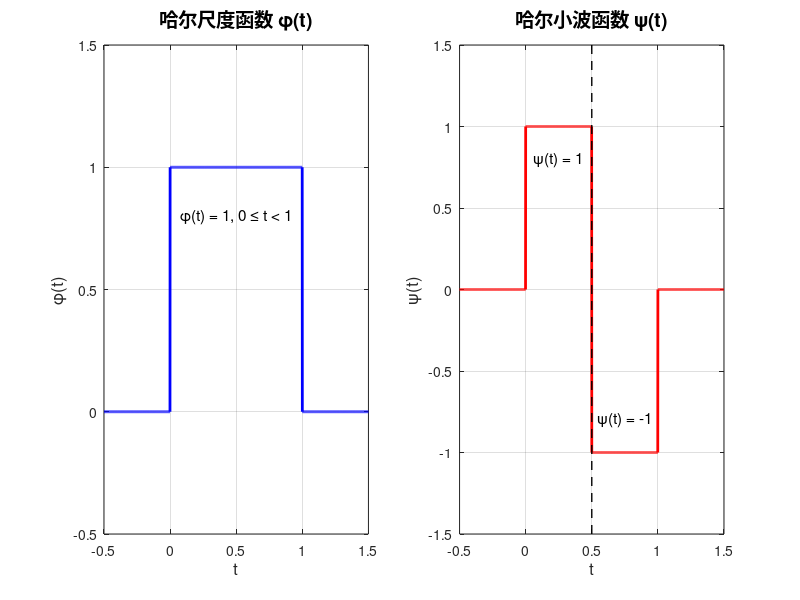

The MATLAB script that drew this image: (Note: this script raises an error after producing the figure.)
%% 哈尔小波（Haar Wavelet）分解与重构仿真
% 详细演示尺度函数 φ 和小波函数 ψ 的作用
% 
% 尺度函数 φ: 用于捕捉信号的低频部分（近似信息/平均值）
% 小波函数 ψ: 用于捕捉信号的高频部分（细节信息/差异）

clear all;
close all;
clc;

fprintf('========== 哈尔小波（Haar Wavelet）分解与重构仿真 ==========\n\n');

%% ==================== 第一部分：定义哈尔尺度函数和小波函数 ====================
fprintf('第一部分：定义哈尔尺度函数 φ 和小波函数 ψ\n');

% 哈尔尺度函数 φ(t)
% φ(t) = 1, 0 ≤ t < 1
%      = 0, otherwise
phi_haar = @(t) (t >= 0 & t < 1) * 1;

% 哈尔小波函数 ψ(t)
% ψ(t) = 1,  0 ≤ t < 0.5
%      = -1, 0.5 ≤ t < 1
%      = 0,  otherwise
psi_haar = @(t) (t >= 0 & t < 0.5) * 1 + (t >= 0.5 & t < 1) * (-1);

% 可视化尺度函数和小波函数
figure('Position', [100, 100, 1200, 600], 'Name', '哈尔尺度函数和小波函数');

% 子图1：尺度函数 φ(t)
subplot(1, 2, 1);
t_phi = -0.5:0.001:1.5;
y_phi = arrayfun(phi_haar, t_phi);
plot(t_phi, y_phi, 'b-', 'LineWidth', 2);
xlabel('t', 'FontSize', 12);
ylabel('φ(t)', 'FontSize', 12);
title('哈尔尺度函数 φ(t)', 'FontSize', 14, 'FontWeight', 'bold');
grid on;
xlim([-0.5, 1.5]);
ylim([-0.5, 1.5]);
text(0.5, 0.8, 'φ(t) = 1, 0 ≤ t < 1', 'FontSize', 11, 'HorizontalAlignment', 'center');

% 子图2：小波函数 ψ(t)
subplot(1, 2, 2);
t_psi = -0.5:0.001:1.5;
y_psi = arrayfun(psi_haar, t_psi);
plot(t_psi, y_psi, 'r-', 'LineWidth', 2);
xlabel('t', 'FontSize', 12);
ylabel('ψ(t)', 'FontSize', 12);
title('哈尔小波函数 ψ(t)', 'FontSize', 14, 'FontWeight', 'bold');
grid on;
xlim([-0.5, 1.5]);
ylim([-1.5, 1.5]);
hold on;
plot([0.5, 0.5], [-1.5, 1.5], 'k--', 'LineWidth', 1);
text(0.25, 0.8, 'ψ(t) = 1', 'FontSize', 11, 'HorizontalAlignment', 'center');
text(0.75, -0.8, 'ψ(t) = -1', 'FontSize', 11, 'HorizontalAlignment', 'center');
hold off;

sgtitle('哈尔小波基础函数', 'FontSize', 16, 'FontWeight', 'bold');

fprintf('  ✓ 尺度函数 φ(t): 在 [0, 1) 上为 1，其他地方为 0\n');
fprintf('  ✓ 小波函数 ψ(t): 在 [0, 0.5) 上为 1，在 [0.5, 1) 上为 -1\n\n');

%% ==================== 第二部分：生成OFDM测试信号 ====================
fprintf('第二部分：生成OFDM测试信号\n');

% OFDM信号参数
N_subcarriers = 64;        % 子载波数量
N_cp = 16;                 % 循环前缀长度
M = 4;                     % QPSK调制
num_symbols = 4;           % OFDM符号数量（用于演示）
fs = 1e6;                  % 采样频率 1MHz

% 生成OFDM信号
% 1. 生成随机数据并进行QPSK调制
data = randi([0 M-1], N_subcarriers, num_symbols);
modulated_data = qammod(data, M, 'gray');

% 2. IFFT变换（将频域信号转换为时域）
ofdm_symbols = ifft(modulated_data, N_subcarriers);

% 3. 添加循环前缀
ofdm_symbols_cp = [ofdm_symbols(end-N_cp+1:end, :); ofdm_symbols];

% 4. 串行化，生成完整的OFDM信号
ofdm_signal = reshape(ofdm_symbols_cp, [], 1);

% 5. 归一化信号幅度（便于可视化）
ofdm_signal = ofdm_signal / max(abs(ofdm_signal)) * 2;

% 6. 创建时间轴
N_signal = length(ofdm_signal);
t_signal = (0:N_signal-1) / fs;  % 时间轴（秒）

% 使用OFDM信号作为测试信号
f_signal_normalized = real(ofdm_signal);  % 使用实部（OFDM信号通常是复数）

fprintf('  OFDM参数:\n');
fprintf('    子载波数量: %d\n', N_subcarriers);
fprintf('    循环前缀长度: %d\n', N_cp);
fprintf('    调制方式: QPSK\n');
fprintf('    OFDM符号数: %d\n', num_symbols);
fprintf('  信号长度: %d 个采样点\n', N_signal);
fprintf('  信号时长: %.4f 秒\n', max(t_signal));
fprintf('  信号范围: [%.2f, %.2f]\n', min(f_signal_normalized), max(f_signal_normalized));
fprintf('  信号特点: OFDM多载波信号，包含多个子载波频率成分\n\n');

%% ==================== 第三部分：哈尔小波分解 ====================
fprintf('第三部分：哈尔小波分解\n');
fprintf('  使用MATLAB内置的Haar小波进行分解\n\n');

% 使用MATLAB的Haar小波进行分解
wavelet_name = 'haar';
decomposition_level = 3;  % 分解3层

% 执行小波分解
[c, l] = wavedec(f_signal_normalized, decomposition_level, wavelet_name);

% 提取近似系数和细节系数
approximation = appcoef(c, l, wavelet_name);  % 近似系数（尺度函数系数）
details = cell(decomposition_level, 1);
for i = 1:decomposition_level
    details{i} = detcoef(c, l, i);  % 细节系数（小波函数系数）
end

fprintf('  分解层数: %d\n', decomposition_level);
fprintf('  原始信号长度: %d 个采样点\n', N_signal);
fprintf('  近似系数长度: %d (尺度函数 φ 的系数)\n', length(approximation));
for i = 1:decomposition_level
    fprintf('  第%d层细节系数长度: %d (小波函数 ψ 的系数)\n', i, length(details{i}));
end
fprintf('\n');

%% ==================== 系数单位和长度说明 ====================
fprintf('========== 系数单位和长度说明 ==========\n');
fprintf('\n1. 系数的单位：\n');
fprintf('   • 近似系数 c_{j,k} 的单位：与原始信号 f(t) 的单位相同\n');
fprintf('     对于OFDM信号，单位是：幅度（无量纲，或V/归一化单位）\n');
fprintf('   • 细节系数 d_{j,k} 的单位：与原始信号 f(t) 的单位相同\n');
fprintf('     对于OFDM信号，单位是：幅度（无量纲，或V/归一化单位）\n');
fprintf('   • 原因：系数是通过内积计算得到的\n');
fprintf('     c_{j,k} = <f(t), φ_{j,k}(t)> = ∫ f(t) · φ_{j,k}(t) dt\n');
fprintf('     d_{j,k} = <f(t), ψ_{j,k}(t)> = ∫ f(t) · ψ_{j,k}(t) dt\n');
fprintf('     由于 φ 和 ψ 是无量纲的，所以系数与 f(t) 的单位相同\n\n');

fprintf('2. 为什么长度不一样？\n');
fprintf('   原因：小波分解过程中的降采样（Downsampling）\n\n');
fprintf('   分解过程：\n');
fprintf('   第1层分解：\n');
fprintf('     • 原始信号（长度 N = %d）\n', N_signal);
fprintf('     ↓ [低通滤波 + 降采样（÷2）]\n');
fprintf('     • 第1层近似（长度 N/2 = %d）\n', floor(N_signal/2));
fprintf('     • 第1层细节（长度 N/2 = %d）\n', floor(N_signal/2));
fprintf('   \n');
fprintf('   第2层分解（对第1层近似继续分解）：\n');
fprintf('     • 第1层近似（长度 N/2 = %d）\n', floor(N_signal/2));
fprintf('     ↓ [低通滤波 + 降采样（÷2）]\n');
fprintf('     • 第2层近似（长度 N/4 = %d）\n', floor(N_signal/4));
fprintf('     • 第2层细节（长度 N/4 = %d）\n', floor(N_signal/4));
fprintf('   \n');
fprintf('   第3层分解（对第2层近似继续分解）：\n');
fprintf('     • 第2层近似（长度 N/4 = %d）\n', floor(N_signal/4));
fprintf('     ↓ [低通滤波 + 降采样（÷2）]\n');
fprintf('     • 第3层近似（长度 N/8 = %d）≈ 近似系数长度 %d\n', floor(N_signal/8), length(approximation));
fprintf('     • 第3层细节（长度 N/8 = %d）≈ 第3层细节系数长度 %d\n', floor(N_signal/8), length(details{3}));
fprintf('   \n');
fprintf('   长度关系（二进制规律）：\n');
fprintf('     • 原始信号：N = %d\n', N_signal);
fprintf('     • 第1层细节 D1：N/2 = %d\n', length(details{1}));
fprintf('     • 第2层细节 D2：N/4 = %d\n', length(details{2}));
fprintf('     • 第3层细节 D3：N/8 = %d\n', length(details{3}));
fprintf('     • 近似系数 A3：N/8 = %d\n', length(approximation));
fprintf('   \n');
fprintf('   验证：D1 + D2 + D3 + A3 = %d + %d + %d + %d = %d ≈ N = %d ✓\n', ...
    length(details{1}), length(details{2}), length(details{3}), length(approximation), ...
    length(details{1}) + length(details{2}) + length(details{3}) + length(approximation), N_signal);
fprintf('   \n');
fprintf('   为什么需要降采样？\n');
fprintf('     • 每层分解后，频率范围减半（奈奎斯特定理）\n');
fprintf('     • 降采样可以去除冗余信息，保持信息量不变\n');
fprintf('     • 降采样后，采样率减半，需要的采样点数也减半\n');
fprintf('     • 这是多分辨率分析（MRA）的核心特性\n\n');
fprintf('   时间覆盖范围：\n');
signal_duration = max(t_signal);  % 计算信号时长
fprintf('     • 重要：所有系数都覆盖完整的时间范围（0 到 %.4f 秒）\n', signal_duration);
fprintf('     • 长度不同是因为采样密度不同（采样率不同）\n');
fprintf('     • D1：最高采样率，时间分辨率最高\n');
fprintf('     • A3：最低采样率，时间分辨率最低\n\n');
fprintf('==========================================\n\n');

%% ==================== 详细解释：分解过程 ====================
fprintf('========== 详细解释：分解过程（用具体例子）==========\n');
fprintf('\n假设原始信号有 8 个采样点：[x1, x2, x3, x4, x5, x6, x7, x8]\n\n');

fprintf('【第1层分解】\n');
fprintf('输入：原始信号，8个点\n');
fprintf('操作：\n');
fprintf('  1. 低通滤波：提取低频成分（平滑/平均）\n');
fprintf('  2. 高通滤波：提取高频成分（差异/变化）\n');
fprintf('  3. 降采样：每2个点保留1个点（采样点数÷2）\n');
fprintf('输出：\n');
fprintf('  • 近似A1：4个点 [a1, a2, a3, a4]  ← 低频，平滑后的信号\n');
fprintf('  • 细节D1：4个点 [d1, d2, d3, d4]  ← 高频，变化的信息\n');
fprintf('说明：A1和D1各4个点，加起来还是8个点（信息量守恒）\n\n');

fprintf('【第2层分解】\n');
fprintf('输入：第1层的近似A1（4个点）[a1, a2, a3, a4]\n');
fprintf('注意：只对近似继续分解，细节D1不再分解！\n');
fprintf('操作：\n');
fprintf('  1. 对A1进行低通滤波：提取更低频成分\n');
fprintf('  2. 对A1进行高通滤波：提取中频成分\n');
fprintf('  3. 降采样：每2个点保留1个点（采样点数÷2）\n');
fprintf('输出：\n');
fprintf('  • 近似A2：2个点 [a1, a2]  ← 更低频，更平滑\n');
fprintf('  • 细节D2：2个点 [d1, d2]  ← 中频，中等变化\n');
fprintf('说明：A2和D2各2个点，加起来是4个点（等于A1的长度）\n\n');

fprintf('【第3层分解】\n');
fprintf('输入：第2层的近似A2（2个点）[a1, a2]\n');
fprintf('操作：\n');
fprintf('  1. 对A2进行低通滤波：提取最低频成分\n');
fprintf('  2. 对A2进行高通滤波：提取低频变化\n');
fprintf('  3. 降采样：每2个点保留1个点（采样点数÷2）\n');
fprintf('输出：\n');
fprintf('  • 近似A3：1个点 [a1]  ← 最低频，整体平均值\n');
fprintf('  • 细节D3：1个点 [d1]  ← 低频变化\n');
fprintf('说明：A3和D3各1个点，加起来是2个点（等于A2的长度）\n\n');

fprintf('【最终结果】\n');
fprintf('原始信号（8点）被分解为：\n');
fprintf('  • D1（4点）：最高频细节\n');
fprintf('  • D2（2点）：中频细节\n');
fprintf('  • D3（1点）：低频细节\n');
fprintf('  • A3（1点）：最低频近似（整体平均值）\n');
fprintf('总计：4 + 2 + 1 + 1 = 8点 ✓（信息量守恒）\n\n');

fprintf('【关键理解】\n');
fprintf('1. 为什么长度减半？\n');
fprintf('   → 因为降采样：每2个点只保留1个点\n');
fprintf('   → 频率范围减半，需要的采样点数也减半\n\n');
fprintf('2. 为什么只对近似继续分解？\n');
fprintf('   → 近似包含低频信息，可以进一步分解\n');
fprintf('   → 细节包含高频信息，已经是最细的细节了\n\n');
fprintf('3. 为什么信息量守恒？\n');
fprintf('   → 每层分解：输入点数 = 近似点数 + 细节点数\n');
fprintf('   → 所以：D1 + D2 + D3 + A3 = 原始信号长度\n\n');
fprintf('4. 时间覆盖范围？\n');
fprintf('   → 所有系数都覆盖完整时间范围\n');
fprintf('   → 长度不同 = 采样密度不同（时间分辨率不同）\n');
fprintf('   → D1：最密集，时间分辨率最高\n');
fprintf('   → A3：最稀疏，时间分辨率最低\n\n');
fprintf('==========================================\n\n');

%% ==================== 可视化：系数长度差异说明 ====================
figure('Position', [100, 100, 1400, 700], 'Name', '系数长度差异说明');

% 子图1：长度对比条形图
subplot(2, 2, 1);
lengths = [N_signal, length(details{1}), length(details{2}), length(details{3}), length(approximation)];
names = {'原始信号', 'D1', 'D2', 'D3', 'A3'};
bar(lengths, 'FaceColor', [0.3 0.6 0.9]);
set(gca, 'XTickLabel', names);
ylabel('长度（采样点数）', 'FontSize', 11);
title('各层系数长度对比', 'FontSize', 12, 'FontWeight', 'bold');
grid on;
% 添加数值标签
for i = 1:length(lengths)
    text(i, lengths(i), sprintf('%d', lengths(i)), ...
        'HorizontalAlignment', 'center', 'VerticalAlignment', 'bottom', 'FontSize', 10);
end

% 子图2：长度关系（对数刻度）
subplot(2, 2, 2);
semilogy([1, 2, 3, 4, 5], lengths, 'o-', 'LineWidth', 2, 'MarkerSize', 10, 'MarkerFaceColor', 'r');
set(gca, 'XTick', 1:5);
set(gca, 'XTickLabel', names);
ylabel('长度（对数刻度）', 'FontSize', 11);
title('长度关系：每层减半（二进制）', 'FontSize', 12, 'FontWeight', 'bold');
grid on;

% 子图3：降采样过程示意图
subplot(2, 2, 3);
axis off;
text_str = {
    '降采样过程示意图：';
    '';
    sprintf('原始信号: %d 点', N_signal);
    '    ↓ [低通滤波 + 降采样 ÷2]';
    sprintf('第1层: 近似 %d 点 + 细节 %d 点', floor(N_signal/2), floor(N_signal/2));
    '    ↓ [对近似继续分解，降采样 ÷2]';
    sprintf('第2层: 近似 %d 点 + 细节 %d 点', floor(N_signal/4), floor(N_signal/4));
    '    ↓ [对近似继续分解，降采样 ÷2]';
    sprintf('第3层: 近似 %d 点 + 细节 %d 点', length(approximation), length(details{3}));
    '';
    '关键点：';
    '  • 每层分解后，采样点数减半';
    '  • 频率范围也减半（奈奎斯特定理）';
    '  • 但时间覆盖范围不变';
    '  • 总信息量守恒：N = D1 + D2 + D3 + A3';
};
text(0.1, 0.5, text_str, 'FontSize', 11, 'VerticalAlignment', 'middle', ...
    'FontName', 'FixedWidth');

% 子图4：时间覆盖范围说明
subplot(2, 2, 4);
axis off;
text_str2 = {
    '时间覆盖范围说明：';
    '';
    '所有系数都覆盖完整时间范围：';
    sprintf('  0 到 %.4f 秒（%.2f ms）', signal_duration, signal_duration*1000);
    '';
    '采样密度对比：';
    sprintf('  • D1: %d 点 / %.4f秒 = %.1f 点/秒', ...
        length(details{1}), signal_duration, length(details{1})/signal_duration);
    sprintf('  • D2: %d 点 / %.4f秒 = %.1f 点/秒', ...
        length(details{2}), signal_duration, length(details{2})/signal_duration);
    sprintf('  • D3: %d 点 / %.4f秒 = %.1f 点/秒', ...
        length(details{3}), signal_duration, length(details{3})/signal_duration);
    sprintf('  • A3: %d 点 / %.4f秒 = %.1f 点/秒', ...
        length(approximation), signal_duration, length(approximation)/signal_duration);
    '';
    '结论：';
    '  • 长度不同 = 采样密度不同';
    '  • 时间范围相同 = 都覆盖完整信号';
    '  • D1时间分辨率最高，A3时间分辨率最低';
};
text(0.1, 0.5, text_str2, 'FontSize', 10, 'VerticalAlignment', 'middle', ...
    'FontName', 'FixedWidth');

sgtitle('系数长度差异原因：降采样（Downsampling）', 'FontSize', 14, 'FontWeight', 'bold');

%% ==================== 第四部分：可视化分解结果 ====================
fprintf('第四部分：可视化分解结果\n\n');

figure('Position', [150, 150, 1400, 1000], 'Name', '哈尔小波分解结果');

% 计算各层的时间轴（映射到原始信号的时间范围）
signal_duration = max(t_signal);
t_approx = linspace(0, signal_duration, length(approximation));
t_details = cell(decomposition_level, 1);
for i = 1:decomposition_level
    t_details{i} = linspace(0, signal_duration, length(details{i}));
end

% 子图1：原始信号
subplot(decomposition_level + 2, 1, 1);
plot(t_signal * 1000, f_signal_normalized, 'b-', 'LineWidth', 2);  % 转换为毫秒显示
xlabel('时间 (ms)', 'FontSize', 11);
ylabel('幅度', 'FontSize', 11);
title('原始OFDM信号 f(t)', 'FontSize', 12, 'FontWeight', 'bold');
grid on;
xlim([0, signal_duration * 1000]);
set(gca, 'XTickLabel', []);

% 子图2：近似系数（尺度函数 φ 的系数）
subplot(decomposition_level + 2, 1, 2);
stem(t_approx * 1000, approximation, 'r-', 'LineWidth', 1.5, 'MarkerSize', 8);
xlabel('时间 (ms)', 'FontSize', 11);
ylabel('近似系数 c_{j,k}', 'FontSize', 11);
title(sprintf('近似系数（尺度函数 φ 的系数）- 长度=%d', length(approximation)), ...
    'FontSize', 12, 'FontWeight', 'bold');
grid on;
xlim([0, signal_duration * 1000]);
set(gca, 'XTickLabel', []);
text(signal_duration * 500, max(approximation)*0.8, '这些系数表示OFDM信号在不同尺度下的平均值（平滑趋势）', ...
    'FontSize', 10, 'HorizontalAlignment', 'center', 'BackgroundColor', 'yellow');

% 子图3-5：各层细节系数（小波函数 ψ 的系数）
colors = {'g', 'm', 'c'};
for i = 1:decomposition_level
    subplot(decomposition_level + 2, 1, i + 2);
    stem(t_details{i} * 1000, details{i}, 'Color', colors{i}, 'LineWidth', 1.5, 'MarkerSize', 6);
    xlabel('时间 (ms)', 'FontSize', 11);
    ylabel(sprintf('细节系数 d_{%d,k}', i), 'FontSize', 11);
    title(sprintf('第%d层细节系数（小波函数 ψ 的系数）- 长度=%d', i, length(details{i})), ...
        'FontSize', 12, 'FontWeight', 'bold');
    grid on;
    xlim([0, signal_duration * 1000]);
    if i < decomposition_level
        set(gca, 'XTickLabel', []);
    end
    text(signal_duration * 500, max(abs(details{i}))*0.7, '这些系数表示OFDM信号在该尺度下的差异（变化细节）', ...
        'FontSize', 10, 'HorizontalAlignment', 'center', 'BackgroundColor', 'yellow');
end

sgtitle('哈尔小波分解：尺度函数 φ 与小波函数 ψ 的作用', 'FontSize', 16, 'FontWeight', 'bold');

%% ==================== 第五部分：内积计算演示 ====================
fprintf('第五部分：内积计算演示\n');
fprintf('  演示如何通过内积计算尺度系数和小波系数\n\n');

% 选择信号的一个区间进行演示（选择信号的前一部分，归一化到[0, 1)区间）
% 选择一个OFDM符号的长度作为演示区间
demo_length = N_subcarriers + N_cp;  % 一个OFDM符号的长度
if demo_length > length(f_signal_normalized)
    demo_length = floor(length(f_signal_normalized) / 2);
end
t_demo_original = t_signal(1:demo_length);
f_demo_original = f_signal_normalized(1:demo_length);

% 归一化到[0, 1)区间用于演示
t_demo_normalized = (t_demo_original - t_demo_original(1)) / (t_demo_original(end) - t_demo_original(1));
t_demo = 0:0.001:0.999;
f_demo = interp1(t_demo_normalized, f_demo_original, t_demo, 'linear', 'extrap');

% 计算与尺度函数 φ_0 的内积（整个区间的平均值）
c_00 = trapz(t_demo, f_demo .* arrayfun(phi_haar, t_demo));
fprintf('  尺度系数 c_{0,0} = <f, φ_0> = %.4f\n', c_00);
fprintf('    物理意义：OFDM信号在该区间上的平均值（平滑趋势）\n');

% 计算与小波函数 ψ_0 的内积（前后半段的差异）
d_00 = trapz(t_demo, f_demo .* arrayfun(psi_haar, t_demo));
fprintf('  小波系数 d_{0,0} = <f, ψ_0> = %.4f\n', d_00);
fprintf('    物理意义：OFDM信号前半段平均值 - 后半段平均值（变化细节）\n\n');

% 可视化内积计算过程
figure('Position', [200, 200, 1400, 800], 'Name', '内积计算演示');

% 子图1：信号和尺度函数
subplot(2, 2, 1);
plot(t_demo, f_demo, 'b-', 'LineWidth', 2, 'DisplayName', 'f(t)');
hold on;
plot(t_demo, arrayfun(phi_haar, t_demo), 'r-', 'LineWidth', 2, 'DisplayName', 'φ_0(t)');
fill([t_demo, fliplr(t_demo)], [f_demo .* arrayfun(phi_haar, t_demo), zeros(size(t_demo))], ...
    'g', 'FaceAlpha', 0.3, 'DisplayName', 'f(t)·φ_0(t)');
xlabel('t', 'FontSize', 11);
ylabel('幅度', 'FontSize', 11);
title(sprintf('内积计算：c_{0,0} = <f, φ_0> = %.4f', c_00), 'FontSize', 12, 'FontWeight', 'bold');
legend('Location', 'best');
grid on;
hold off;

% 子图2：信号和小波函数
subplot(2, 2, 2);
plot(t_demo, f_demo, 'b-', 'LineWidth', 2, 'DisplayName', 'f(t)');
hold on;
plot(t_demo, arrayfun(psi_haar, t_demo), 'r-', 'LineWidth', 2, 'DisplayName', 'ψ_0(t)');
fill([t_demo, fliplr(t_demo)], [f_demo .* arrayfun(psi_haar, t_demo), zeros(size(t_demo))], ...
    'g', 'FaceAlpha', 0.3, 'DisplayName', 'f(t)·ψ_0(t)');
plot([0.5, 0.5], [-1, 4], 'k--', 'LineWidth', 1);
xlabel('t', 'FontSize', 11);
ylabel('幅度', 'FontSize', 11);
title(sprintf('内积计算：d_{0,0} = <f, ψ_0> = %.4f', d_00), 'FontSize', 12, 'FontWeight', 'bold');
legend('Location', 'best');
grid on;
hold off;

% 子图3：尺度函数的作用（求平均）
subplot(2, 2, 3);
f_mean = mean(f_demo) * ones(size(t_demo));
plot(t_demo, f_demo, 'b-', 'LineWidth', 1.5, 'DisplayName', '原始信号');
hold on;
plot(t_demo, f_mean, 'r--', 'LineWidth', 2, 'DisplayName', sprintf('平均值 = %.4f', mean(f_demo)));
xlabel('t', 'FontSize', 11);
ylabel('幅度', 'FontSize', 11);
title('尺度函数 φ 的作用：求平均值（近似）', 'FontSize', 12, 'FontWeight', 'bold');
legend('Location', 'best');
grid on;
hold off;

% 子图4：小波函数的作用（求差异）
subplot(2, 2, 4);
f_first_half = f_demo(1:500);
f_second_half = f_demo(500:end);
mean_first = mean(f_first_half);
mean_second = mean(f_second_half);
plot(t_demo(1:500), f_first_half, 'b-', 'LineWidth', 1.5, 'DisplayName', '前半段');
hold on;
plot(t_demo(500:end), f_second_half, 'g-', 'LineWidth', 1.5, 'DisplayName', '后半段');
plot([0, 0.5], [mean_first, mean_first], 'r--', 'LineWidth', 2, 'DisplayName', sprintf('前半段平均 = %.4f', mean_first));
plot([0.5, 1], [mean_second, mean_second], 'm--', 'LineWidth', 2, 'DisplayName', sprintf('后半段平均 = %.4f', mean_second));
plot([0.5, 0.5], [-1, 4], 'k--', 'LineWidth', 1);
xlabel('t', 'FontSize', 11);
ylabel('幅度', 'FontSize', 11);
title(sprintf('小波函数 ψ 的作用：求差异 = %.4f - %.4f = %.4f', ...
    mean_first, mean_second, mean_first - mean_second), 'FontSize', 12, 'FontWeight', 'bold');
legend('Location', 'best');
grid on;
hold off;

sgtitle('内积计算演示：OFDM信号的尺度函数 φ 与小波函数 ψ 的作用', 'FontSize', 16, 'FontWeight', 'bold');

%% ==================== 第六部分：信号重构 ====================
fprintf('第六部分：信号重构\n');
fprintf('  使用近似系数和细节系数重构原始信号\n\n');

% 使用所有系数重构
reconstructed_full = waverec(c, l, wavelet_name);

% 只使用近似系数重构（去除所有细节）
c_approx_only = c;
% 将细节系数置零
approx_length = length(approximation);
c_approx_only(approx_length+1:end) = 0;
reconstructed_approx_only = waverec(c_approx_only, l, wavelet_name);

% 计算重构误差
reconstruction_error = f_signal_normalized(1:length(reconstructed_full)) - reconstructed_full;

fprintf('  完整重构误差（最大）: %.6f\n', max(abs(reconstruction_error)));
fprintf('  完整重构误差（均方）: %.6f\n', mean(reconstruction_error.^2));
fprintf('  信噪比: %.2f dB\n\n', 10*log10(var(f_signal_normalized(1:length(reconstructed_full)))/var(reconstruction_error)));

% 可视化重构结果
figure('Position', [250, 250, 1400, 800], 'Name', '信号重构');

% 子图1：原始信号 vs 完整重构
subplot(2, 2, 1);
plot(t_signal * 1000, f_signal_normalized, 'b-', 'LineWidth', 2, 'DisplayName', '原始OFDM信号');
hold on;
plot(t_signal(1:length(reconstructed_full)) * 1000, reconstructed_full, 'r--', 'LineWidth', 2, 'DisplayName', '完整重构');
xlabel('时间 (ms)', 'FontSize', 11);
ylabel('幅度', 'FontSize', 11);
title('原始OFDM信号 vs 完整重构（近似+细节）', 'FontSize', 12, 'FontWeight', 'bold');
legend('Location', 'best');
grid on;
hold off;

% 子图2：原始信号 vs 仅近似重构
subplot(2, 2, 2);
plot(t_signal * 1000, f_signal_normalized, 'b-', 'LineWidth', 2, 'DisplayName', '原始OFDM信号');
hold on;
plot(t_signal(1:length(reconstructed_approx_only)) * 1000, reconstructed_approx_only, 'g--', 'LineWidth', 2, 'DisplayName', '仅近似重构（无细节）');
xlabel('时间 (ms)', 'FontSize', 11);
ylabel('幅度', 'FontSize', 11);
title('原始OFDM信号 vs 仅近似重构（只有尺度函数系数）', 'FontSize', 12, 'FontWeight', 'bold');
legend('Location', 'best');
grid on;
hold off;

% 子图3：重构误差
subplot(2, 2, 3);
plot(t_signal(1:length(reconstruction_error)) * 1000, reconstruction_error, 'r-', 'LineWidth', 1.5);
xlabel('时间 (ms)', 'FontSize', 11);
ylabel('误差', 'FontSize', 11);
title('重构误差（原始 - 完整重构）', 'FontSize', 12, 'FontWeight', 'bold');
grid on;

% 子图4：系数能量分布
subplot(2, 2, 4);
energy_approx = sum(approximation.^2);
energy_details = zeros(decomposition_level, 1);
for i = 1:decomposition_level
    energy_details(i) = sum(details{i}.^2);
end
bar([energy_approx; energy_details], 'FaceColor', [0.3 0.6 0.9]);
set(gca, 'XTickLabel', {'近似系数', '细节1', '细节2', '细节3'});
ylabel('能量', 'FontSize', 11);
title('系数能量分布', 'FontSize', 12, 'FontWeight', 'bold');
grid on;

sgtitle('OFDM信号重构：使用尺度函数系数和小波函数系数', 'FontSize', 16, 'FontWeight', 'bold');

%% ==================== 第七部分：总结 ====================
fprintf('========== 总结 ==========\n');
fprintf('对于OFDM信号，哈尔小波分解的作用：\n\n');
fprintf('尺度函数 φ 的作用：\n');
fprintf('  • 计算内积 <f, φ_{j,k}> 得到近似系数 c_{j,k}\n');
fprintf('  • 近似系数表示OFDM信号在不同尺度下的平均值（平滑趋势）\n');
fprintf('  • 捕获OFDM信号的低频、平滑信息（整体包络）\n\n');

fprintf('小波函数 ψ 的作用：\n');
fprintf('  • 计算内积 <f, ψ_{j,k}> 得到细节系数 d_{j,k}\n');
fprintf('  • 细节系数表示OFDM信号在不同尺度下的差异（变化细节）\n');
fprintf('  • 捕获OFDM信号的高频、突变信息（子载波变化、符号边界等）\n\n');

fprintf('哈尔分解公式：\n');
fprintf('  f(t) = Σ c_{j,k} · φ_{j,k}(t) + Σ d_{j,k} · ψ_{j,k}(t)\n');
fprintf('        = 近似部分（平滑趋势）+ 细节部分（变化细节）\n\n');

fprintf('应用：\n');
fprintf('  • 可以用于OFDM信号的去噪（去除细节系数中的噪声）\n');
fprintf('  • 可以用于OFDM信号的压缩（保留主要近似系数）\n');
fprintf('  • 可以用于OFDM信号的边缘检测（细节系数大的地方）\n\n');

fprintf('========== 仿真完成 ==========\n');

